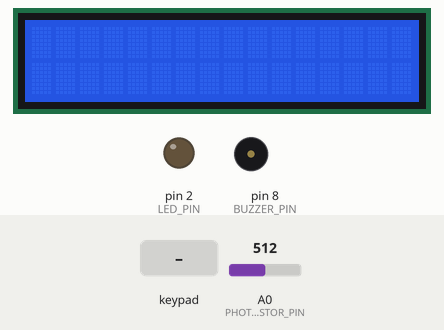
A sketch run on a simulated Arduino Uno, built with avr-gcc and run on an emulated ATmega328P. Shown: 16×2 character LCD, output pins drawn as LEDs (lit = HIGH), buzzer (waves = sounding). Dashed ring = blinking. The test bench sets the inputs (shaded band); at power-on: A0 (PHOTORESISTOR_PIN) = 512.

Above: at 1.2 s.
1.3 s: keypad keys 2 1 2 0 1 9 1 8 # pressed 0.4 s apart
At 5.03 s:
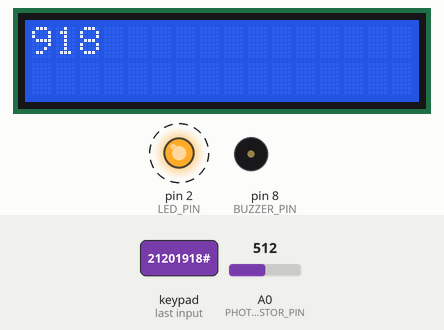
6.4 s: key '*' pressed
At 7.5 s:
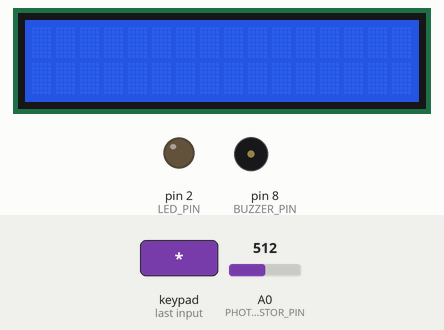
7.9 s: key '#' pressed
At 8.5 s:
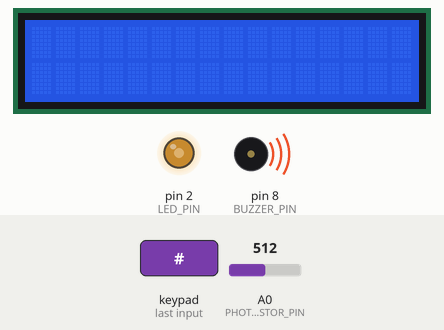
9.4 s: keypad keys 2 1 2 0 1 9 1 8 pressed 0.4 s apart
At 11.3 s:
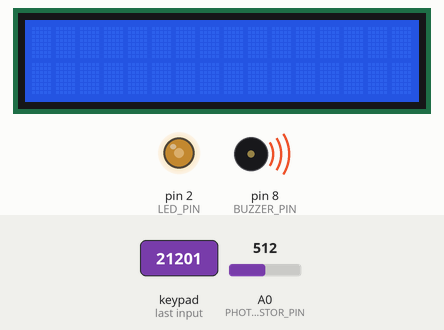
14.1 s: key '*' pressed
At 14.7 s:
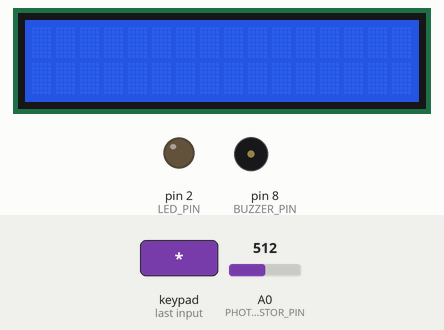
15.6 s: keypad keys 1 7 1 6 1 5 1 4 # pressed 0.4 s apart
At 15.8 s:
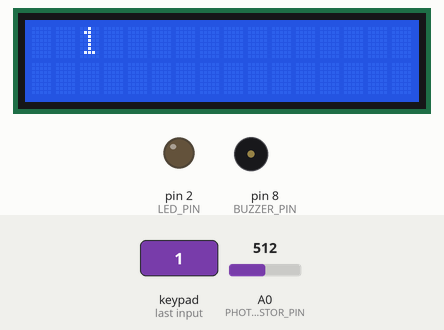
Timing chart, 0 to 21.7 s (numbered marks = the images above; inputs shaded):
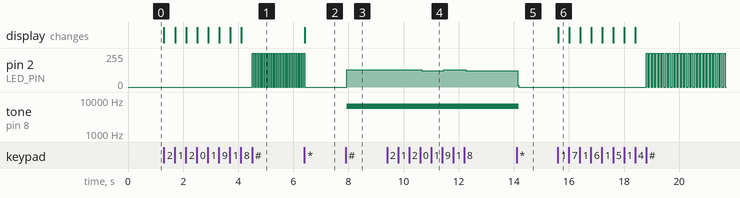

Measured:
- after the input at 1.3 s, pin 2 (LED_PIN): alternates 255/255 for 0.03 s and 0/255 for 0.03 s, starting after 3.2 s; the display: first changes at once (image 1 shows a later state)
- after the input at 6.4 s, pin 2 (LED_PIN): goes on until 6.4 s, then stays 0/255; the display: changes at once (image 2)
- after the input at 7.9 s, pin 2 (LED_PIN): 0/255 → 130/255 at once; tone on pin 8 (BUZZER_PIN): silent → 6559 Hz at once
- after the input at 9.4 s, pin 2 (LED_PIN): 130/255 → 122/255 after 1.3 s, → 129/255 0.80 s later, → 122/255 0.80 s later
- after the input at 14.1 s, pin 2 (LED_PIN): 122/255 → 0/255 at once; tone on pin 8 (BUZZER_PIN): 6559 Hz → silent after 0.08 s
- after the input at 15.6 s, pin 2 (LED_PIN): alternates 255/255 for 0.06 s and 0/255 for 0.06 s, starting after 3.2 s; the display: changes at once (image 6)

The sketch:

Metronome.ino
```cpp
/* @file MetronomeCode.ino
|| @version 1.0
|| @author Adit Anup, Srihari Das, Shashank Raghuraj
||
|| @description
|| | Provides input/output functionality for a simple metronome. A keypad is
|| | used for input, an LED and an active buzzer are used as outputs.
*/

#include <Keypad.h>
#include <LiquidCrystal.h>

/*
 * Constant pin locations
 */
LiquidCrystal lcd(4, 6, 10, 11, 12, 13); // initialize the library with the numbers of the interface pins
const int LED_PIN = 2;
const int BUZZER_PIN = 8;
const int PHOTORESISTOR_PIN = A0;

/*
 * Other constants
 */
const int BRIGHT_LED_OUTPUT = 255;
const int DIM_LED_OUTPUT = 2;

/*
 * Initial values for global variables. These must be globals as they are accessed and
 * updated in infinite loops.
 */
int bpm = -1;
int bpmOld = -1; // bpmOld should be different than bpm by default
char BPMValue[]="                          ";  //the string to print on the LCD
char buffer[3] = {'\0', '\0', '\0'}; // input buffer

/*
 * Keypad initialization
 */
const byte ROWS = 4; //four rows on keyboard
const byte COLS = 4; //four columns on keyboard
//define the symbols on the buttons of the keypads
char hexaKeys[ROWS][COLS] =
{
  { '1','2','3','A'  },
  { '4','5','6','B'  },
  { '7','8','9','C'  },
  { '*','0','#','D'  }
};
byte rowPins[ROWS] = {21, 20, 19, 18}; //connect to the row pinouts of the keypad
byte colPins[COLS] = {17, 16, 15, 14}; //connect to the column pinouts of the keypad
Keypad customKeypad = Keypad( makeKeymap(hexaKeys), rowPins, colPins, ROWS, COLS);

/*
 * int bpm - beats per minute value to output
 * int brightness - the output brightness of the LED.
 *
 * Provides output for a particular
 * bpm value. Output is displayed through a blinking
 * LED (pin defined globally as ledPin) and
 * a buzzer (pin defined globally as buzzerPin).
 */
void metronomeOutput(int bpm, int brightness){
  double timeBetweenClicks = ((60.0 / bpm) * 1000)/ 2; // convert bpm to ms between 'clicks'

  while(true){
    analogWrite(LED_PIN,brightness);
    digitalWrite(BUZZER_PIN, HIGH);

    if(checkBreak(customKeypad.getKey())){
      digitalWrite(LED_PIN,LOW); // need to write low to LED and buzzer if breaking at this point
      digitalWrite(BUZZER_PIN, LOW);
      clearBuffer();
      break;
    }

    delay(timeBetweenClicks);

    digitalWrite(LED_PIN,LOW);
    digitalWrite(BUZZER_PIN, LOW);

    if(checkBreak(customKeypad.getKey())){
      clearBuffer();
      break;
    }
    delay(timeBetweenClicks);
  }
}

/*
 * char input - character detected from keypad
 *
 * Returns true if the detected character is "*",
 * the symbol used to terminate metronome output.
 */
bool checkBreak(char input){
  return input == '*';
}

/*
 * int photoresistorReading - photoresistor reading
 *
 * Determines if a bright or dim light should be emitted.
 */
int computeBrightness(int photoresistorReading){
  if(photoresistorReading > 60){
    return BRIGHT_LED_OUTPUT;
  } else {
    return DIM_LED_OUTPUT;
  }
}

/*
 * Clears the buffer that contains detected characters.
 * This directly leads to an update in the display.
 */
void clearBuffer(){
  for (int i = 0; i < 3; i++) {
    buffer[i] = '\0'; // replace buffer with blank characters
  }
}

/*
 * char key - the detected key from keyboard
 *
 * Processes input based on three possible cases based on the value of key param.
 * CASE 1: clearing buffer.
 * CASE 2: submitting bpm to be output, writing the buffer content to the bpm variable.
 * CASE 3: reading key value into the buffer.
 *
 */
int processInput(char key){
  if (key) {
    //CASE 1: clearing buffer
    if(key == 'C'){
      clearBuffer();
    }
    //CASE 2: submitting bpm to be output, writing the buffer content to the bpm variable
    else if(key == '#'){
      bpmOld = bpm;
      bpm = 0;

      int temp = buffer[0]; // buffer input is backwards, need to reverse.
      buffer[0] = buffer[2];
      buffer[2] = temp;

      for(int i = 0; i <= 2; i++){
        if (buffer[i]) {
          bpm = bpm * 10 + (buffer[i] - '0'); //convert buffer character to int, then update bpm
        }
      }

      /*
       * This is a hotfix, but it eliminated buggy output if the user enters
       * consecutive bpm's with equivalent values. The buggy output continues
       * if this logic is put into the updatedOutput function.
       */
      if(bpmOld == bpm){
        metronomeOutput(bpm, computeBrightness(analogRead(PHOTORESISTOR_PIN)));
      }
    }
    //CASE 3: reading key value into the buffer
    else {
      if(key != 'A' && key !='B' && key !='D' && key !='*'){ //ensure only integer input
        buffer[2] = buffer[1];
        buffer[1] = buffer[0];
        buffer[0] = key;
      }
    }
  }
}

/*
 *
 * Contains logic for updating display and metronome output.
 * Note, a hotfix was implemented in the processInput function
 * to deal with consecutive duplicate bpm entries.
 *
 */
void updateOutput(){
  if(bpm == bpmOld){ // updated LCD display
    lcd.setCursor(0,0);
    for(int i=2; i>= 0; i--){
      lcd.print(buffer[i]);
    }
  } else{
    bpmOld = bpm;
    metronomeOutput(bpm, computeBrightness(analogRead(PHOTORESISTOR_PIN)));
  }
}

/*
 * setup
 */
void setup(){
  Serial.begin(9600);
  lcd.begin(16, 2);  // set up the LCD's number of columns and rows:
  pinMode(LED_PIN, OUTPUT);
  pinMode(BUZZER_PIN, OUTPUT);
}

/*
 * loop
 */
void loop(){
  processInput(customKeypad.getKey());
  updateOutput();
}
```
